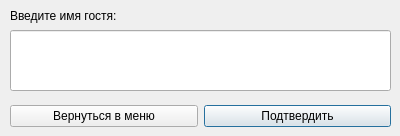
<?xml version="1.0" encoding="UTF-8"?>
<ui version="4.0">
 <class>Dialog</class>
 <widget class="QDialog" name="Dialog">
  <property name="geometry">
   <rect>
    <x>0</x>
    <y>0</y>
    <width>400</width>
    <height>136</height>
   </rect>
  </property>
  <property name="windowTitle">
   <string>Dialog</string>
  </property>
  <widget class="QLabel" name="label">
   <property name="geometry">
    <rect>
     <x>10</x>
     <y>-20</y>
     <width>381</width>
     <height>71</height>
    </rect>
   </property>
   <property name="text">
    <string>Введите имя гостя:</string>
   </property>
  </widget>
  <widget class="QLineEdit" name="lineEdit_5">
   <property name="geometry">
    <rect>
     <x>10</x>
     <y>30</y>
     <width>381</width>
     <height>61</height>
    </rect>
   </property>
  </widget>
  <widget class="QWidget" name="layoutWidget">
   <property name="geometry">
    <rect>
     <x>10</x>
     <y>100</y>
     <width>381</width>
     <height>32</height>
    </rect>
   </property>
   <layout class="QHBoxLayout" name="horizontalLayout">
    <item>
     <widget class="QPushButton" name="cancelButton">
      <property name="focusPolicy">
       <enum>Qt::TabFocus</enum>
      </property>
      <property name="text">
       <string>Вернуться в меню</string>
      </property>
      <property name="autoDefault">
       <bool>false</bool>
      </property>
     </widget>
    </item>
    <item>
     <widget class="QPushButton" name="acceptButton">
      <property name="text">
       <string>Подтвердить</string>
      </property>
     </widget>
    </item>
   </layout>
  </widget>
 </widget>
 <resources/>
 <connections/>
</ui>
